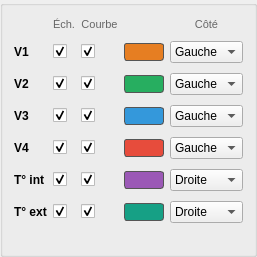
             <widget class="QGroupBox" name="panelVoies">
              <property name="minimumSize">
               <size>
                <width>250</width>
                <height>200</height>
               </size>
              </property>
              <property name="maximumSize">
               <size>
                <width>340</width>
                <height>16777215</height>
               </size>
              </property>
              <property name="title">
               <string/>
              </property>
              <layout class="QGridLayout" name="gridVoies">
               <property name="horizontalSpacing">
                <number>6</number>
               </property>
               <property name="verticalSpacing">
                <number>10</number>
               </property>
               <item row="0" column="0">
                <widget class="QLabel" name="lblVoie">
                 <property name="text">
                  <string/>
                 </property>
                </widget>
               </item>
               <item row="0" column="1">
                <widget class="QLabel" name="lblHdrScale">
                 <property name="styleSheet">
                  <string notr="true">font-size:8pt; color:#666;</string>
                 </property>
                 <property name="text">
                  <string>Éch.</string>
                 </property>
                 <property name="alignment">
                  <set>Qt::AlignmentFlag::AlignCenter</set>
                 </property>
                </widget>
               </item>
               <item row="0" column="2">
                <widget class="QLabel" name="lblHdrCurve">
                 <property name="styleSheet">
                  <string notr="true">font-size:8pt; color:#666;</string>
                 </property>
                 <property name="text">
                  <string>Courbe</string>
                 </property>
                 <property name="alignment">
                  <set>Qt::AlignmentFlag::AlignCenter</set>
                 </property>
                </widget>
               </item>
               <item row="0" column="3">
                <widget class="QLabel" name="lblHdrColor">
                 <property name="text">
                  <string/>
                 </property>
                </widget>
               </item>
               <item row="0" column="4">
                <widget class="QLabel" name="lblHdrSide">
                 <property name="styleSheet">
                  <string notr="true">font-size:8pt; color:#666;</string>
                 </property>
                 <property name="text">
                  <string>Côté</string>
                 </property>
                 <property name="alignment">
                  <set>Qt::AlignmentFlag::AlignCenter</set>
                 </property>
                </widget>
               </item>
               <item row="1" column="0">
                <widget class="QLabel" name="lblV1">
                 <property name="styleSheet">
                  <string notr="true">font-weight:bold;</string>
                 </property>
                 <property name="text">
                  <string>V1</string>
                 </property>
                </widget>
               </item>
               <item row="1" column="1">
                <widget class="QCheckBox" name="chkScaleV1">
                 <property name="text">
                  <string/>
                 </property>
                 <property name="checked">
                  <bool>true</bool>
                 </property>
                </widget>
               </item>
               <item row="1" column="2">
                <widget class="QCheckBox" name="chkCurveV1">
                 <property name="text">
                  <string/>
                 </property>
                 <property name="checked">
                  <bool>true</bool>
                 </property>
                </widget>
               </item>
               <item row="1" column="3">
                <widget class="QLabel" name="lblColorV1">
                 <property name="minimumSize">
                  <size>
                   <width>40</width>
                   <height>18</height>
                  </size>
                 </property>
                 <property name="maximumSize">
                  <size>
                   <width>50</width>
                   <height>18</height>
                  </size>
                 </property>
                 <property name="styleSheet">
                  <string notr="true">background:#E67E22; border:1px solid #555; border-radius:3px;</string>
                 </property>
                 <property name="text">
                  <string/>
                 </property>
                </widget>
               </item>
               <item row="1" column="4">
                <widget class="QComboBox" name="comboSideV1">
                 <property name="maximumSize">
                  <size>
                   <width>80</width>
                   <height>16777215</height>
                  </size>
                 </property>
                 <property name="toolTip">
                  <string>Place l'échelle (axe Y) de cette courbe à gauche ou à droite</string>
                 </property>
                 <property name="currentIndex">
                  <number>0</number>
                 </property>
                 <item>
                  <property name="text">
                   <string>Gauche</string>
                  </property>
                 </item>
                 <item>
                  <property name="text">
                   <string>Droite</string>
                  </property>
                 </item>
                </widget>
               </item>
               <item row="2" column="0">
                <widget class="QLabel" name="lblV2">
                 <property name="styleSheet">
                  <string notr="true">font-weight:bold;</string>
                 </property>
                 <property name="text">
                  <string>V2</string>
                 </property>
                </widget>
               </item>
               <item row="2" column="1">
                <widget class="QCheckBox" name="chkScaleV2">
                 <property name="text">
                  <string/>
                 </property>
                 <property name="checked">
                  <bool>true</bool>
                 </property>
                </widget>
               </item>
               <item row="2" column="2">
                <widget class="QCheckBox" name="chkCurveV2">
                 <property name="text">
                  <string/>
                 </property>
                 <property name="checked">
                  <bool>true</bool>
                 </property>
                </widget>
               </item>
               <item row="2" column="3">
                <widget class="QLabel" name="lblColorV2">
                 <property name="minimumSize">
                  <size>
                   <width>40</width>
                   <height>18</height>
                  </size>
                 </property>
                 <property name="maximumSize">
                  <size>
                   <width>50</width>
                   <height>18</height>
                  </size>
                 </property>
                 <property name="styleSheet">
                  <string notr="true">background:#27AE60; border:1px solid #555; border-radius:3px;</string>
                 </property>
                 <property name="text">
                  <string/>
                 </property>
                </widget>
               </item>
               <item row="2" column="4">
                <widget class="QComboBox" name="comboSideV2">
                 <property name="maximumSize">
                  <size>
                   <width>80</width>
                   <height>16777215</height>
                  </size>
                 </property>
                 <property name="toolTip">
                  <string>Place l'échelle (axe Y) de cette courbe à gauche ou à droite</string>
                 </property>
                 <property name="currentIndex">
                  <number>0</number>
                 </property>
                 <item>
                  <property name="text">
                   <string>Gauche</string>
                  </property>
                 </item>
                 <item>
                  <property name="text">
                   <string>Droite</string>
                  </property>
                 </item>
                </widget>
               </item>
               <item row="3" column="0">
                <widget class="QLabel" name="lblV3">
                 <property name="styleSheet">
                  <string notr="true">font-weight:bold;</string>
                 </property>
                 <property name="text">
                  <string>V3</string>
                 </property>
                </widget>
               </item>
               <item row="3" column="1">
                <widget class="QCheckBox" name="chkScaleV3">
                 <property name="text">
                  <string/>
                 </property>
                 <property name="checked">
                  <bool>true</bool>
                 </property>
                </widget>
               </item>
               <item row="3" column="2">
                <widget class="QCheckBox" name="chkCurveV3">
                 <property name="text">
                  <string/>
                 </property>
                 <property name="checked">
                  <bool>true</bool>
                 </property>
                </widget>
               </item>
               <item row="3" column="3">
                <widget class="QLabel" name="lblColorV3">
                 <property name="minimumSize">
                  <size>
                   <width>40</width>
                   <height>18</height>
                  </size>
                 </property>
                 <property name="maximumSize">
                  <size>
                   <width>50</width>
                   <height>18</height>
                  </size>
                 </property>
                 <property name="styleSheet">
                  <string notr="true">background:#3498DB; border:1px solid #555; border-radius:3px;</string>
                 </property>
                 <property name="text">
                  <string/>
                 </property>
                </widget>
               </item>
               <item row="3" column="4">
                <widget class="QComboBox" name="comboSideV3">
                 <property name="maximumSize">
                  <size>
                   <width>80</width>
                   <height>16777215</height>
                  </size>
                 </property>
                 <property name="toolTip">
                  <string>Place l'échelle (axe Y) de cette courbe à gauche ou à droite</string>
                 </property>
                 <property name="currentIndex">
                  <number>0</number>
                 </property>
                 <item>
                  <property name="text">
                   <string>Gauche</string>
                  </property>
                 </item>
                 <item>
                  <property name="text">
                   <string>Droite</string>
                  </property>
                 </item>
                </widget>
               </item>
               <item row="4" column="0">
                <widget class="QLabel" name="lblV4">
                 <property name="styleSheet">
                  <string notr="true">font-weight:bold;</string>
                 </property>
                 <property name="text">
                  <string>V4</string>
                 </property>
                </widget>
               </item>
               <item row="4" column="1">
                <widget class="QCheckBox" name="chkScaleV4">
                 <property name="text">
                  <string/>
                 </property>
                 <property name="checked">
                  <bool>true</bool>
                 </property>
                </widget>
               </item>
               <item row="4" column="2">
                <widget class="QCheckBox" name="chkCurveV4">
                 <property name="text">
                  <string/>
                 </property>
                 <property name="checked">
                  <bool>true</bool>
                 </property>
                </widget>
               </item>
               <item row="4" column="3">
                <widget class="QLabel" name="lblColorV4">
                 <property name="minimumSize">
                  <size>
                   <width>40</width>
                   <height>18</height>
                  </size>
                 </property>
                 <property name="maximumSize">
                  <size>
                   <width>50</width>
                   <height>18</height>
                  </size>
                 </property>
                 <property name="styleSheet">
                  <string notr="true">background:#E74C3C; border:1px solid #555; border-radius:3px;</string>
                 </property>
                 <property name="text">
                  <string/>
                 </property>
                </widget>
               </item>
               <item row="4" column="4">
                <widget class="QComboBox" name="comboSideV4">
                 <property name="maximumSize">
                  <size>
                   <width>80</width>
                   <height>16777215</height>
                  </size>
                 </property>
                 <property name="toolTip">
                  <string>Place l'échelle (axe Y) de cette courbe à gauche ou à droite</string>
                 </property>
                 <property name="currentIndex">
                  <number>0</number>
                 </property>
                 <item>
                  <property name="text">
                   <string>Gauche</string>
                  </property>
                 </item>
                 <item>
                  <property name="text">
                   <string>Droite</string>
                  </property>
                 </item>
                </widget>
               </item>
               <item row="5" column="0">
                <widget class="QLabel" name="lblVTint">
                 <property name="styleSheet">
                  <string notr="true">font-weight:bold;</string>
                 </property>
                 <property name="text">
                  <string>T° int</string>
                 </property>
                </widget>
               </item>
               <item row="5" column="1">
                <widget class="QCheckBox" name="chkScaleTint">
                 <property name="text">
                  <string/>
                 </property>
                 <property name="checked">
                  <bool>true</bool>
                 </property>
                </widget>
               </item>
               <item row="5" column="2">
                <widget class="QCheckBox" name="chkCurveTint">
                 <property name="text">
                  <string/>
                 </property>
                 <property name="checked">
                  <bool>true</bool>
                 </property>
                </widget>
               </item>
               <item row="5" column="3">
                <widget class="QLabel" name="lblColorTint">
                 <property name="minimumSize">
                  <size>
                   <width>40</width>
                   <height>18</height>
                  </size>
                 </property>
                 <property name="maximumSize">
                  <size>
                   <width>50</width>
                   <height>18</height>
                  </size>
                 </property>
                 <property name="styleSheet">
                  <string notr="true">background:#9B59B6; border:1px solid #555; border-radius:3px;</string>
                 </property>
                 <property name="text">
                  <string/>
                 </property>
                </widget>
               </item>
               <item row="5" column="4">
                <widget class="QComboBox" name="comboSideTint">
                 <property name="maximumSize">
                  <size>
                   <width>80</width>
                   <height>16777215</height>
                  </size>
                 </property>
                 <property name="toolTip">
                  <string>Place l'échelle (axe Y) de cette courbe à gauche ou à droite</string>
                 </property>
                 <property name="currentIndex">
                  <number>1</number>
                 </property>
                 <item>
                  <property name="text">
                   <string>Gauche</string>
                  </property>
                 </item>
                 <item>
                  <property name="text">
                   <string>Droite</string>
                  </property>
                 </item>
                </widget>
               </item>
               <item row="6" column="0">
                <widget class="QLabel" name="lblVText">
                 <property name="styleSheet">
                  <string notr="true">font-weight:bold;</string>
                 </property>
                 <property name="text">
                  <string>T° ext</string>
                 </property>
                </widget>
               </item>
               <item row="6" column="1">
                <widget class="QCheckBox" name="chkScaleText">
                 <property name="text">
                  <string/>
                 </property>
                 <property name="checked">
                  <bool>true</bool>
                 </property>
                </widget>
               </item>
               <item row="6" column="2">
                <widget class="QCheckBox" name="chkCurveText">
                 <property name="text">
                  <string/>
                 </property>
                 <property name="checked">
                  <bool>true</bool>
                 </property>
                </widget>
               </item>
               <item row="6" column="3">
                <widget class="QLabel" name="lblColorText">
                 <property name="minimumSize">
                  <size>
                   <width>40</width>
                   <height>18</height>
                  </size>
                 </property>
                 <property name="maximumSize">
                  <size>
                   <width>50</width>
                   <height>18</height>
                  </size>
                 </property>
                 <property name="styleSheet">
                  <string notr="true">background:#16A085; border:1px solid #555; border-radius:3px;</string>
                 </property>
                 <property name="text">
                  <string/>
                 </property>
                </widget>
               </item>
               <item row="6" column="4">
                <widget class="QComboBox" name="comboSideText">
                 <property name="maximumSize">
                  <size>
                   <width>80</width>
                   <height>16777215</height>
                  </size>
                 </property>
                 <property name="toolTip">
                  <string>Place l'échelle (axe Y) de cette courbe à gauche ou à droite</string>
                 </property>
                 <property name="currentIndex">
                  <number>1</number>
                 </property>
                 <item>
                  <property name="text">
                   <string>Gauche</string>
                  </property>
                 </item>
                 <item>
                  <property name="text">
                   <string>Droite</string>
                  </property>
                 </item>
                </widget>
               </item>
               <item row="7" column="0" colspan="5">
                <spacer name="spacerVoies">
                 <property name="orientation">
                  <enum>Qt::Orientation::Vertical</enum>
                 </property>
                 <property name="sizeHint" stdset="0">
                  <size>
                   <width>20</width>
                   <height>20</height>
                  </size>
                 </property>
                </spacer>
               </item>
              </layout>
             </widget>
